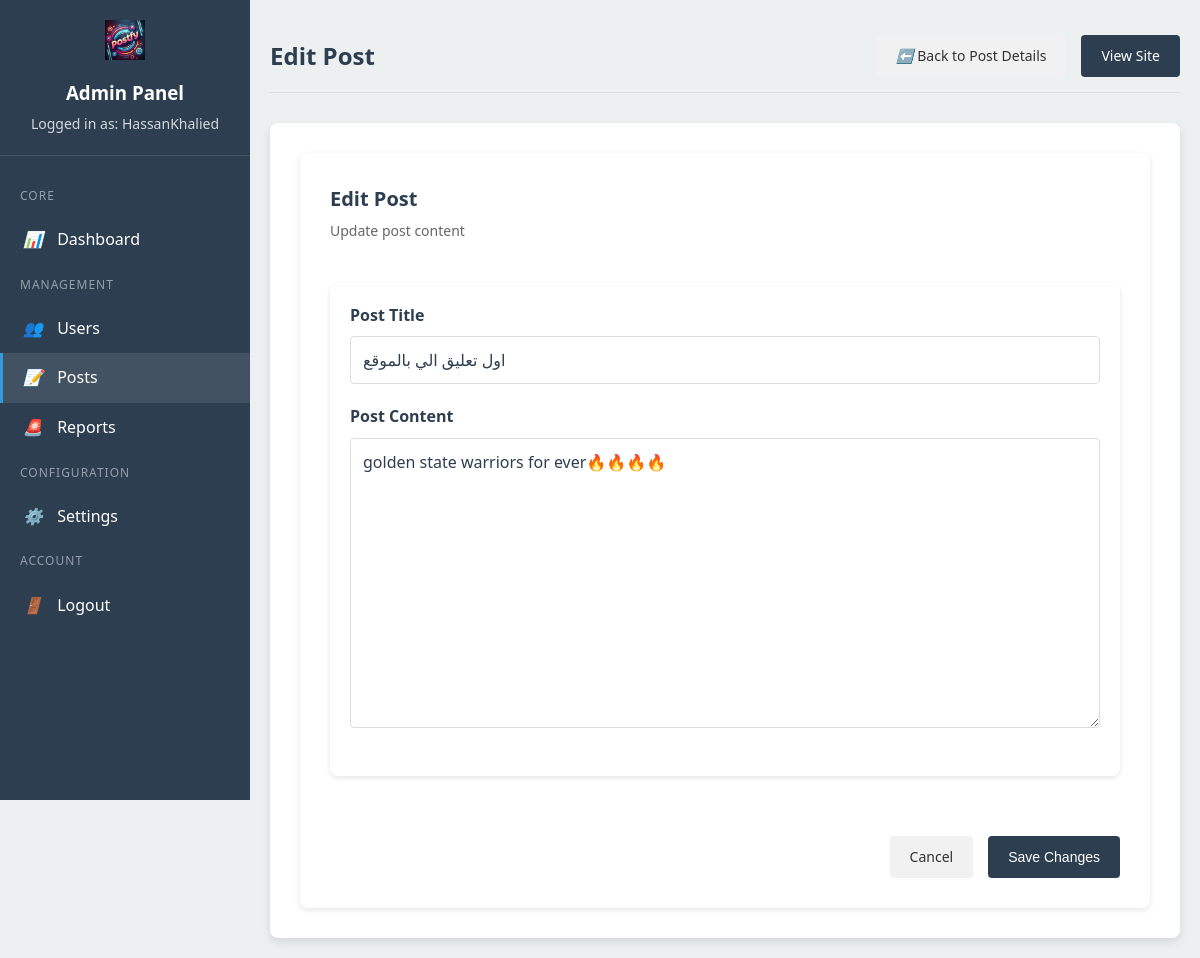
Screenshot of /admin/posts/edit/6 (signed in) with the database file from the repository.
### app.py (models this page shows, shortened)
class Post(db.Model):
    id = db.Column(db.Integer, primary_key=True)
    title = db.Column(db.String(255), nullable=False)
    content = db.Column(db.Text, nullable=False)
    user_id = db.Column(db.Integer, db.ForeignKey('user.id'), nullable=False)
    date_posted = db.Column(
        db.DateTime, default=datetime.utcnow)
    user = db.relationship('User', backref='posts', lazy=True)

### admin.py (the view, shortened to what this page needs)
@admin_bp.route('/posts/edit/<int:post_id>', methods=['GET', 'POST'])
@admin_login_required
def post_edit(post_id):
    post = db.session.execute(
        db.text("""
            SELECT p.id, p.title, p.content, p.user_id
            FROM post p
            WHERE p.id = :post_id
        """),
        {"post_id": post_id}
    ).fetchone()
    if not post:
        flash('Post not found', 'danger')
        return redirect(url_for('admin.posts'))
    return render_template('admin/post_edit.html', post=post)

### admin.py (called while the page is built)
def admin_login_required(f):
    @wraps(f)
    def decorated_function(*args, **kwargs):
        if 'admin_id' not in session:
            flash('Please log in to access the admin area', 'warning')
            return redirect(url_for('admin.login'))
        if 'admin_last_activity' in session:
            last_activity = datetime.fromisoformat(
                session['admin_last_activity'])
            if datetime.utcnow() - last_activity > timedelta(minutes=30):  # 30-minute timeout
                session.pop('admin_id', None)
                session.pop('admin_last_activity', None)
                flash('Your session has expired. Please log in again.', 'warning')
                return redirect(url_for('admin.login'))
        session['admin_last_activity'] = datetime.utcnow().isoformat()
        return f(*args, **kwargs)
    return decorated_function

### app.py (called while the page is built)
@app.context_processor
def inject_version():
    return dict(APP_VERSION=APP_VERSION)

### Templates/admin/post_edit.html (shortened to what this page needs)
{% extends "admin/base.html" %}
{% block page_title %}Edit Post{% endblock %}
{% block topbar_actions %}
<a href="{{ url_for('admin.post_view', post_id=post.id) }}" class="admin-btn btn-secondary">
    <i>⬅️</i> Back to Post Details
</a>
{% endblock %}
{% block admin_content %}
<div class="post-edit-container">
    <div class="admin-header">
        <h2>Edit Post</h2>
        <p>Update post content</p>
    </div>
    <form method="POST" action="{{ url_for('admin.post_edit', post_id=post.id) }}" class="admin-form">
        <div class="form-section">
            <div class="form-group">
                <label for="title">Post Title</label>
                <input type="text" id="title" name="title" value="{{ post.title }}" required>
            </div>
            <div class="form-group">
                <label for="content">Post Content</label>
                <textarea id="content" name="content" rows="12" required>{{ post.content }}</textarea>
            </div>
        </div>
        <div class="form-actions">
            <a href="{{ url_for('admin.post_view', post_id=post.id) }}" class="admin-btn btn-secondary">Cancel</a>
            <button type="submit" class="admin-btn btn-primary">Save Changes</button>
        </div>
    </form>
</div>
{% endblock %}

### static/css/admin.css (style rules this page uses)
:root { --admin-primary: #2c3e50; --admin-secondary: #3498db; --admin-accent: #e74c3c; --admin-success: #27ae60; --admin-warning: #f39c12; --admin-bg: #ecf0f1; --admin-panel-bg: #ffffff; --admin-text: #2c3e50; --admin-input-bg: #ffffff; --admin-shadow: rgba(0, 0, 0, 0.1); }
* { margin: 0; padding: 0; box-sizing: border-box; }
body { font-family: 'Segoe UI', Tahoma, Geneva, Verdana, sans-serif; background-color: var(--admin-bg); color: var(--admin-text); line-height: 1.6; }
.form-group { margin-bottom: 20px; text-align: left; }
label { display: block; margin-bottom: 5px; font-weight: 600; color: var(--admin-primary); }
input, select, textarea { width: 100%; padding: 12px; font-size: 16px; border: 1px solid #ddd; border-radius: 4px; transition: all 0.3s ease; background-color: var(--admin-input-bg); color: var(--admin-text); }
.admin-btn { padding: 8px 15px; border-radius: 4px; text-decoration: none; font-weight: 500; font-size: 14px; cursor: pointer; transition: all 0.3s ease; display: inline-block; }
.btn-primary { background-color: var(--admin-primary); color: white; border: none; }
.btn-secondary { background-color: var(--admin-secondary); color: white; border: none; }
.admin-header { margin-bottom: 25px; }
.admin-header h2 { color: var(--admin-primary); margin-bottom: 5px; }
.admin-header p { color: #666; }
.admin-form { display: flex; flex-direction: column; gap: 30px; }
.form-section { background: white; border-radius: 8px; padding: 20px; box-shadow: 0 2px 5px rgba(0, 0, 0, 0.1); }
.form-actions { display: flex; justify-content: flex-end; gap: 15px; margin-top: 15px; }
.admin-header h2 { color: var(--admin-primary); margin-bottom: 5px; font-size: 20px; }
.admin-header p { color: #666; font-size: 14px; }
.form-section { margin-top: 20px; }
.form-group { margin-bottom: 20px; }
.form-group label { display: block; margin-bottom: 8px; font-weight: 600; color: var(--admin-primary); }
.form-group input, .form-group textarea { width: 100%; padding: 12px; border: 1px solid #ddd; border-radius: 4px; font-size: 16px; font-family: inherit; }
.form-group textarea { resize: vertical; }
.form-actions { display: flex; justify-content: flex-end; gap: 15px; margin-top: 30px; }

### Templates/admin/post_edit.html (style rules this page uses)
.post-edit-container { background-color: white; border-radius: 8px; box-shadow: 0 2px 6px rgba(0, 0, 0, 0.1); padding: 30px; }
.admin-header { margin-bottom: 20px; }
.admin-header h2 { margin-bottom: 5px; color: var(--admin-primary); }
.admin-header p { color: #666; }
.form-section { margin-top: 20px; }
.form-group { margin-bottom: 20px; }
.form-group label { display: block; margin-bottom: 8px; font-weight: 600; color: var(--admin-primary); }
.form-group input, .form-group textarea { width: 100%; padding: 12px; border: 1px solid #ddd; border-radius: 4px; font-size: 16px; font-family: inherit; }
.form-group textarea { resize: vertical; }
.form-actions { display: flex; justify-content: flex-end; gap: 15px; margin-top: 30px; }
.admin-btn { padding: 10px 20px; border-radius: 4px; cursor: pointer; font-weight: 500; font-size: 14px; transition: all 0.3s ease; text-decoration: none; border: none; display: inline-block; }
.btn-primary { background-color: var(--admin-primary); color: white; }
.btn-secondary { background-color: #f1f1f1; color: #333; }

### rows the page displays
Post: title "اول تعليق الي بالموقع", content "golden state warriors for ever🔥🔥🔥🔥"

### other values shown
{{ session.get('admin_username', 'Unknown') }} "HassanKhalied"
